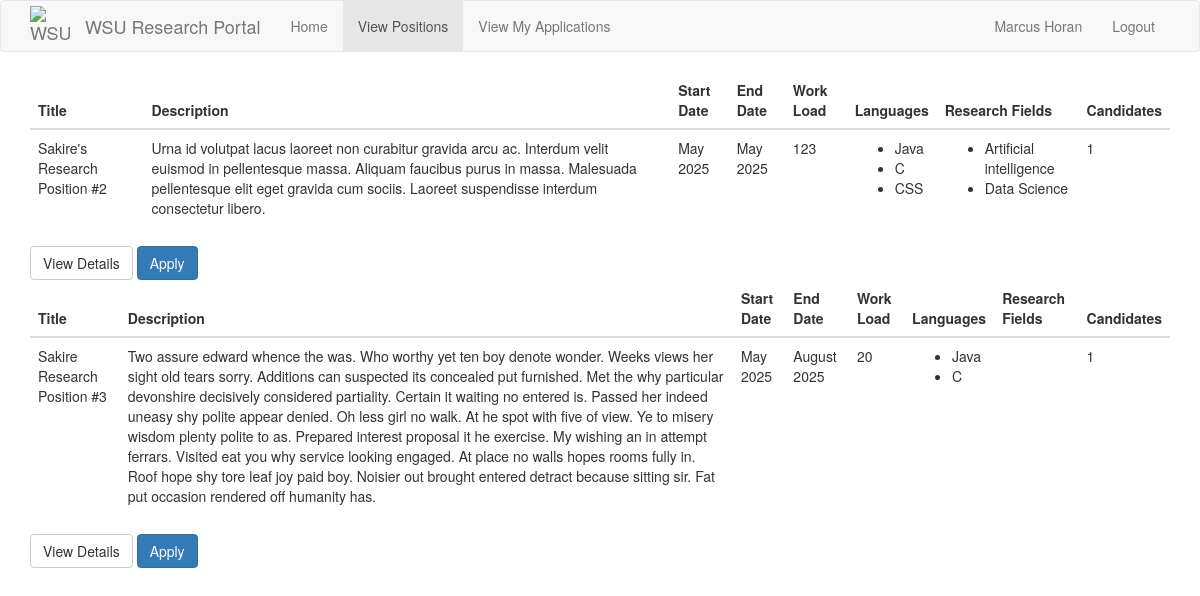
/positions (signed in), run on the app's committed database.
### src/Model/models.py (models this page shows, shortened)
class User(db.Model, UserMixin):
    __tablename__ = 'user'
    id = db.Column(db.Integer, primary_key=True)
    password_hash = db.Column(db.String(128))
    firstname = db.Column(db.String(100))
    lastname = db.Column(db.String(100))
    email = db.Column(db.String(120),unique = True, index = True)
    phone = db.Column(db.String(11),unique = True)
    user_type = db.Column(db.String(50))
    __mapper_args__ = {
        'polymorphic_identity': 'User',
        'polymorphic_on': user_type
    }

class Position(db.Model):
    id = db.Column(db.Integer, primary_key=True)
    title = db.Column(db.String(32), unique=True)
    description = db.Column(db.String(256))
    accepting_applications = db.Column(db.Boolean)
    start_date = db.Column(db.String(256))
    end_date = db.Column(db.String(256))
    work_load = db.Column(db.Integer) # Time commitment.
    languages = db.relationship(
        'Language',
        secondary = positionLanguages,
        primaryjoin = (positionLanguages.c.position_id == id),
        lazy='dynamic',
        overlaps='languages'
    )
    research_fields = db.relationship(
        'Interest',
        secondary=positionInterests,
        primaryjoin=(positionInterests.c.position_id == id),
        lazy='dynamic',
        overlaps='interests'
    )
    candidates = db.Column(db.Integer) # Stores the ID's of the current candidates for the position.
    applications = db.relationship('Application', backref='position') # A position has multiple applications associated to it.
    professor_id = db.Column(db.Integer, db.ForeignKey('professor.id')) # Every position has one professor associated to it.

class Language(db.Model):
    id = db.Column(db.Integer, primary_key=True)
    name = db.Column(db.String(12))
    studentLanguages = db.relationship(
        'Student',
        secondary=studentLanguages,
        primaryjoin=(studentLanguages.c.language_id == id),
        lazy='dynamic',
        overlaps='languages'
    )
    positionLanguages = db.relationship(
        'Position',
        secondary = positionLanguages,
        primaryjoin = (positionLanguages.c.language_id == id),
        lazy = 'dynamic',
        overlaps='languages'
    )

class Interest(db.Model):
    id = db.Column(db.Integer, primary_key=True)
    name = db.Column(db.String(100))
    studentInterests = db.relationship(
        'Student',
        secondary=studentInterests,
        primaryjoin=(studentInterests.c.interest_id == id),
        lazy='dynamic',
        overlaps='interests'
    )
    positionInterests = db.relationship(
        'Position',
        secondary = positionInterests,
        primaryjoin = (positionInterests.c.interest_id == id),
        lazy = 'dynamic',
        overlaps = 'interests'
    )

### src/Controller/position_routes.py (the view)
@routes.route("/positions", methods=["GET"])
@login_required
def positions():
    positions = None
    if current_user.user_type == "Professor":
        positions = Position.query.filter_by(professor_id=current_user.id).all()
    elif current_user.user_type == "Student":
        positions = Position.query.filter_by(accepting_applications=True).all()
    return render_template("Position Pages/positions.html", positions=positions)

### app.py (called while the page is built)
@app.context_processor
def inject_request():
    return dict(request=request)

@app.before_request
def initBD(*args, **kwargs):
    if app.got_first_request:
        db.create_all()
        if Language.query.count() == 0:
            languages = ['Java','C', 'Python', 'C++', 'JavaScript', 'HTML', 'CSS']
            for t in languages:
                db.session.add(Language(name=t))
        db.session.commit()
        if Interest.query.count() == 0:
            interests = ['Software Engineering', 'Artificial intelligence', 'Cyber Security', 'Machine Learning', 'Computer Architecture', 'Data Science']
            for t in interests:
                db.session.add(Interest(name=t))
        db.session.commit()

### src/Model/models.py (called while the page is built)
@login.user_loader
def load_user(id):
    return User.query.get(int(id))

### src/View/templates/Position Pages/positions.html
{% extends "base.html" %}
{% block app_content %}
<div>
    {% for position in positions %}
    <div>
        {% include 'Position Pages/_position.html' %}
    </div>
    {% endfor %}
</div>
{% endblock %}

### src/View/templates/_navbar.html (shortened to what this page needs)
{% block navbar %}
    <nav class="navbar navbar-default">
        <div class="container">
            <div class="navbar-header">
                <a class="navbar-brand" href="{{ url_for('routes.index') }}" style="display: flex; align-items: center;">
                    <img src="{{ url_for('static', filename='wsu-logo.png') }}" alt="WSU Cougarhead" style="width: 40px; height: 40px">
                    <span style="margin-left: 15px;">WSU Research Portal</span>
                </a>
            </div>
            <div class="collapse navbar-collapse" id="bs-example-navbar-collapse-1">
                <ul class="nav navbar-nav">
                        <li {% if request.path == url_for('routes.index') %}class="active"{% endif %}>
                            <a href="{{ url_for('routes.index') }}">Home</a>
                        </li>
                    {% if current_user.user_type == "Professor" %}
                        <li {% if request.path == url_for('positions.positions') %}class="active"{% endif %}>
                            <a href="{{ url_for('positions.positions') }}">View My Positions</a>
                        </li>
                        <li {% if request.path == url_for('positions.create_position') %}class="active"{% endif %}>
                            <a href="{{ url_for('positions.create_position') }}">Create Position</a>
                        </li>
                    {% elif current_user.user_type == "Student" %}
                        <li {% if request.path == url_for('positions.positions') %}class="active"{% endif %}>
                            <a href="{{ url_for('positions.positions') }}">View Positions</a>
                        </li>
                        <li {% if request.path == url_for('routes.my_applications') %}class="active"{% endif %}>
                            <a href="{{ url_for('routes.my_applications') }}">View My Applications</a>
                        </li>
                    {% endif %}
                </ul>
                <ul class="nav navbar-nav navbar-right">
                    {% if current_user.is_anonymous %}
                    <li><a href="{{ url_for('auth.login') }}">Login</a></li>
                    {% else %}
                    <li><a href="{{ url_for('routes.index') }}">{{ current_user.firstname }} {{ current_user.lastname }}</a></li>
                    <li><a href="{{ url_for('auth.logout') }}">Logout</a></li>
                    {% endif %}
                </ul>
            </div>
        </div>
    </nav>
{% endblock %}

### src/View/templates/Position Pages/_position.html
<table class="table">
    <thead>
        <tr>
            <th>Title</th>
            <th>Description</th>
            <th>Start Date</th>
            <th>End Date</th>
            <th>Work Load</th>
            <th>Languages</th>
            <th>Research Fields</th>
            <th>Candidates</th>
        </tr>
    </thead>
    <tbody>
            <tr>
                <td>{{ position.title }}</td>
                <td>{{ position.description }}</td>
                <td>{{ position.start_date }}</td>
                <td>{{ position.end_date }}</td>
                <td>{{ position.work_load }}</td>
                <td>
                    <ul>
                        {% for language in position.languages %}
                            <li>{{ language.name }}</li>
                        {% endfor %}
                    </ul>
                </td>
                <td>
                    <ul>
                        {% for interest in position.research_fields %}
                            <li>{{ interest.name }}</li>
                        {% endfor %}
                    </ul>
                </td>
                <td>{{ position.candidates }}</td>
            </tr>
    </tbody>
</table>
<a href="{{ url_for('positions.positions_by_id', position_id=position.id) }}" class="btn btn-default text-center">View Details</a>
{% if position.accepting_applications %}
    {% if current_user.user_type == "Student" %}
        <a href="{{ url_for('positions.positions_by_id_apply', position_id=position.id) }}" class="btn btn-primary text-center">Apply</a>
    {% elif current_user.user_type == "Professor" %}
        <a href="{{ url_for('positions.positions_by_id_applicants', position_id=position.id) }}" class="btn btn-primary text-center">View Applicants</a>
        <a href="{{ url_for('positions.positions_by_id_delete', position_id=position.id) }}" class="btn btn-danger text-center">Close Position</a>
    {% endif %}
{% else %}
    {% if current_user.user_type == "Professor" %}
    {% endif %}
{% endif %}

### data on the page
User: firstname "Marcus", lastname "Horan"
Position: title "Sakire's Research Position #2", description "Urna id volutpat lacus laoreet non curabitur gravida arcu ac. Interdum velit euismod in pellentesque massa. Aliquam faucibus purus in massa. Malesuada pellentesque elit eget gravida cum sociis. Laoreet suspendisse interdum consectetur libero.", start_date "May 2025", end_date "May 2025", work_load "123", candidates "1"
Language: name "Java"
Language: name "C"
Language: name "CSS"
Interest: name "Artificial intelligence"
Interest: name "Data Science"
Position: title "Sakire Research Position #3", description "Two assure edward whence the was. Who worthy yet ten boy denote wonder. Weeks views her sight old tears sorry. Additions can suspected its concealed put furnished. Met the why particular devonshire decisively considered partiality. Certain it waiting no entered is. Passed her indeed uneasy shy polite appear denied. Oh less girl no walk. At he spot with five of view. Ye to misery wisdom plenty polite to as. Prepared interest proposal it he exercise. My wishing an in attempt ferrars. Visited eat you why service looking engaged. At place no walls hopes rooms fully in. Roof hope shy tore leaf joy paid boy. Noisier out brought entered detract because sitting sir. Fat put occasion rendered off…", start_date "May 2025", end_date "August 2025", work_load "20", candidates "1"
